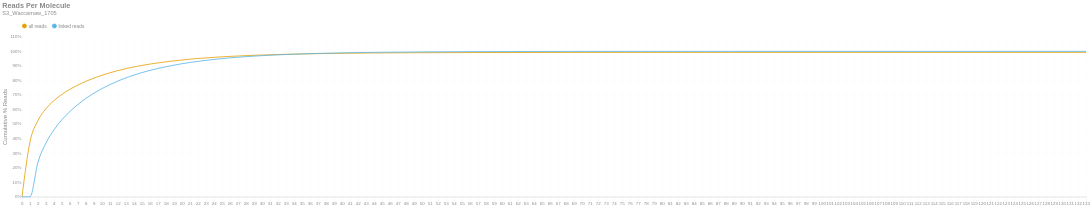

Here is the notebook cell this chart was saved with:
### Markdown cell above
### Reads per Molecule
This chart shows the cumulative distribution of the number of reads per linked molecule. That is, how many alignments are associated with a unique molecule. This excludes the number of reads associated with invalid or absent linked-read barcodes. The `linked` histogram is the percentages recalculated when disregarding singletons.

### Code cell
if SKIPLR:
    print_html(f"Skipped")
else:
    counts = np.bincount(valids['reads'].cast(pl.Int64).to_numpy())
    weighted = counts * np.arange(len(counts))
    all_perc = weighted / n_reads
    linked_perc = weighted / n_linked_reads
    linked_perc[1] = 0
    binned_df = pl.DataFrame({
        'readsper': list(range(len(counts))),
        'all reads (cumsum)': np.cumsum(all_perc).tolist(),
        'linked reads (cumsum)': np.cumsum(linked_perc).tolist(),
    })

    with SafeRender(binned_df):
        (
            density_plot(binned_df, 'Reads Per Molecule', samplename, 'readspmol')
            .encode(
                x=alt.X('readsper:O', title=None).axis(labelAngle=0).scale(padding=0),
                y=alt.Y('value:Q', title='Cumulative % Reads').axis(format='%').stack(False),
                color=alt.Color("key:N").scale(domain=["all reads", "linked reads"]),
                tooltip=[
                    alt.Tooltip("key:N", title="Data Type"),
                    alt.Tooltip("readsper:O", title="Reads Per Molecule"),
                    alt.Tooltip("value:Q", format=".2%", title="% Reads (Cum.)")
                ]            
            )
        ).display()

### Figure 1 — Vega-Lite specification as saved in the notebook (floating-point values rounded to 4 significant figures; data arrays with more than 128 entries replaced by an {"elided": "..."} marker saying what was removed)
{"width": "container", "height": 400, "config": {"title": {"anchor": "start", "dy": -15, "fontSize": 18, "color": "#888888", "subtitleColor": "#888888", "subtitleFontSize": 14}, "arc": {"fill": "#0072B2"}, "axis": {"domainColor": "#888888", "domainWidth": 0.5, "gridWidth": 0.2, "grid": false, "titleFontWeight": 400, "titleFontSize": 15, "labelFontSize": 11, "labelColor": "#888888", "tickColor": "#888888", "tickWidth": 0.2, "titleColor": "#888888"}, "axisBand": {"grid": false}, "axisX": {"grid": true, "tickSize": 10, "domainCap": "round"}, "axisY": {"domain": false, "grid": true, "tickSize": 0, "domainCap": "round"}, "background": "transparent", "header": {"labelFontSize": 15, "labelColor": "#888888", "titleFontSize": 15, "titleFontWeight": 600, "titleColor": "#888888"}, "legend": {"labelFont": "sans-serif", "labelFontSize": 12, "labelColor": "#888888", "symbolSize": 100, "symbolType": "circle", "titleFontSize": 12, "titlePadding": 10, "titleColor": "#888888", "title": null, "orient": "top"}, "range": {"category": ["#E69F00", "#56B4E9", "#009E73", "#F0E442", "#0072B2", "#D55E00", "#CC79A7", "#000000"], "diverging": ["#cfe8f3", "#a2d4ec", "#73bfe2", "#46abdb", "#1696d2", "#12719e"]}, "area": {"fill": "#0072B2", "fillOpacity": 0.7, "line": true, "strokeOpacity": 0.7}, "line": {"color": "#0072B2", "stroke": "#0072B2", "strokeWidth": 2}, "trail": {"color": "#0072B2", "stroke": "#0072B2", "strokeWidth": 0, "size": 1}, "point": {"filled": true, "fillOpacity": 1.0, "size": 95}, "text": {"color": "#888888", "fontSize": 11, "align": "right", "fontWeight": 400, "size": 11}, "bar": {"fill": "#0072B2", "stroke": null}, "view": {"stroke": null, "continuousWidth": 660, "continuousHeight": 400}}, "data": {"name": "data-a0994b245639814fe2af455c1442d530"}, "mark": {"type": "line", "interpolate": "monotone", "point": {"opacity": 0, "size": 275}}, "encoding": {"color": {"field": "key", "scale": {"domain": ["all reads", "linked reads"]}, "type": "nominal"}, "tooltip": [{"field": "key", "title": "Data Type", "type": "nominal"}, {"field": "readsper", "title": "Reads Per Molecule", "type": "ordinal"}, {"field": "value", "format": ".2%", "title": "% Reads (Cum.)", "type": "quantitative"}], "x": {"axis": {"labelAngle": 0}, "field": "readsper", "scale": {"padding": 0}, "title": null, "type": "ordinal"}, "y": {"axis": {"format": "%"}, "field": "value", "stack": false, "title": "Cumulative % Reads", "type": "quantitative"}}, "params": [{"name": "param_c36ac31b6afebe62", "select": {"type": "point", "fields": ["key"]}, "bind": "legend"}], "title": {"text": "Reads Per Molecule", "subtitle": "S3_Waccamaw_1705"}, "transform": [{"fold": ["all reads (cumsum)", "linked reads (cumsum)"]}, {"calculate": "replace(datum.key, ' (cumsum)', '')", "as": "key"}, {"filter": {"param": "param_c36ac31b6afebe62"}}], "usermeta": {"embedOptions": {"downloadFileName": "S3_Waccamaw_1705.readspmol"}}, "$schema": "https://vega.github.io/schema/vega-lite/v6.1.0.json", "datasets": {"data-a0994b245639814fe2af455c1442d530": {"elided": "134 records"}}}
